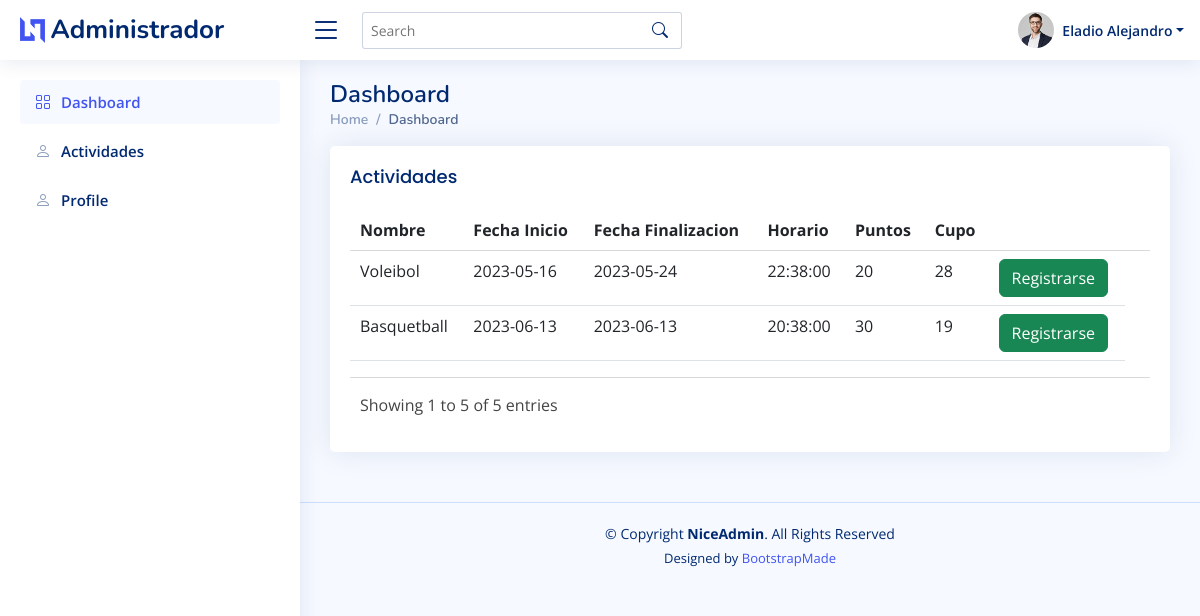
/alumnos/registrarse.php (signed in), run on the app's committed database.
### tables this page shows
CREATE TABLE `alumnos` (
  `id` int(11) NOT NULL,
  `nombres` varchar(200) NOT NULL,
  `apellidos` varchar(200) NOT NULL,
  `correo` varchar(200) NOT NULL,
  `semestre` int(11) NOT NULL,
  `carrera` varchar(200) NOT NULL,
  `contrasena` varchar(200) NOT NULL,
  `puntos` int(11) NOT NULL,
  `imgperfil` varchar(200) NOT NULL
);

CREATE TABLE `actividades` (
  `id_actividad` int(11) NOT NULL,
  `nombre_actividad` varchar(200) NOT NULL,
  `fecha_inicio` date NOT NULL,
  `fecha_finalizacion` date NOT NULL,
  `horario` time NOT NULL,
  `puntos` int(11) NOT NULL,
  `cupo_disponible` int(11) NOT NULL,
  `id_responsable` int(11) NOT NULL,
  `url` varchar(500) NOT NULL
);

### alumnos/registrarse.php (the view, shortened to what this page needs)
<!DOCTYPE html>
<html lang="en">
<head>
    <link href="../assets/vendor/bootstrap/css/bootstrap.min.css" rel="stylesheet">
    <link href="../assets/vendor/bootstrap-icons/bootstrap-icons.css" rel="stylesheet">
    <link href="../assets/vendor/boxicons/css/boxicons.min.css" rel="stylesheet">
    <link href="../assets/vendor/quill/quill.snow.css" rel="stylesheet">
    <link href="../assets/vendor/quill/quill.bubble.css" rel="stylesheet">
    <link href="../assets/vendor/remixicon/remixicon.css" rel="stylesheet">
    <link href="../assets/vendor/simple-datatables/style.css" rel="stylesheet">
    <link href="../assets/css/style.css" rel="stylesheet">
</head>
<body>
    <?php
    @include '../config.php';
    $id_alumno = $_SESSION['id_alumno'];
    $sql = "SELECT id, nombres,apellidos, correo, semestre,carrera,puntos FROM alumnos WHERE id = ?";
    $stmt = $conn->prepare($sql);
    $stmt->bind_param("i", $id_alumno);
    $stmt->execute();
    $stmt->bind_result($id, $nombres, $apellidos, $correo, $semestre, $carrera, $puntos);
    ?>
    <header id="header" class="header fixed-top d-flex align-items-center ">
        <div class="d-flex align-items-center justify-content-between">
            <a href="index.html" class="logo d-flex align-items-center">
                <img src="../assets/img/logo.png" alt="">
                <span class="d-none d-lg-block">Administrador</span>
            </a>
            <i class="bi bi-list toggle-sidebar-btn"></i>
        </div>
        <div class="search-bar">
            <form class="search-form d-flex align-items-center" method="POST" action="#">
                <input type="text" name="query" placeholder="Search" title="Enter search keyword">
                <button type="submit" title="Search"><i class="bi bi-search"></i></button>
            </form>
        </div>
        <nav class="header-nav ms-auto">
            <ul class="d-flex align-items-center">
                <li class="nav-item dropdown pe-3">
                    <a class="nav-link nav-profile d-flex align-items-center pe-0" href="#" data-bs-toggle="dropdown">
                        <img src="../assets/img/profile-img.jpg" alt="Profile" class="rounded-circle">
                        <span class="d-none d-md-block dropdown-toggle ps-2"><?php echo $nombres; ?></span>
                    </a>
                </li>
            </ul>
        </nav>
    </header>
    <aside id="sidebar" class="sidebar">
        <ul class="sidebar-nav" id="sidebar-nav">
            <li class="nav-item">
                <a class="nav-link " href="../admin_page.php">
                    <i class="bi bi-grid"></i>
                    <span>Dashboard</span>
                </a>
            </li>
            <li class="nav-item">
                <a class="nav-link collapsed" href="actividades.php">
                    <i class="bi bi-person"></i>
                    <span>Actividades</span>
                </a>
            </li>
            <li class="nav-item">
                <a class="nav-link collapsed" href="users-profile.html">
                    <i class="bi bi-person"></i>
                    <span>Profile</span>
                </a>
            </li>
        </ul>
    </aside>
    <main id="main" class="main">
        <div class="pagetitle">
            <h1>Dashboard</h1>
            <nav>
                <ol class="breadcrumb">
                    <li class="breadcrumb-item"><a href="login_form.php">Home</a></li>
                    <li class="breadcrumb-item active">Dashboard</li>
                </ol>
            </nav>
        </div>
        <div class="row">
            <div class="col-lg-12">
                <div class="card">
                    <div class="card-body">
                        <h5 class="card-title">Actividades</h5>
                        <div class="datatable-wrapper datatable-loading no-footer sortable searchable fixed-columns">
                            <div class="datatable-container">
                                <table class="table datatable datatable-table">
                                    <thead>
                                        <tr>
                                            <th data-sortable="true"><a href="#">Nombre</a></th>
                                            <th data-sortable="true"><a href="#">Fecha Inicio</a></th>
                                            <th data-sortable="true"><a href="#">Fecha Finalizacion</a></th>
                                            <th data-sortable="true"><a href="#">Horario</a></th>
                                            <th data-sortable="true"><a href="#">Puntos</a></th>
                                            <th data-sortable="true"><a href="#">Cupo</a></th>
                                            <th>&nbsp;</th>
                                            <th>&nbsp;</th>
                                        </tr>
                                    </thead>
                                    <tbody>
                                        <?php
                                        $sql = "SELECT * FROM actividades";
                                        $resultado = mysqli_query($conn, $sql);
                                        foreach ($resultado as $fila) {
                                            echo "<tr>";
                                            echo "<td>" . $fila['nombre_actividad'] . "</td>";
                                            echo "<td>" . $fila['fecha_inicio'] . "</td>";
                                            echo "<td>" . $fila['fecha_finalizacion'] . "</td>";
                                            echo "<td>" . $fila['horario'] . "</td>";
                                            echo "<td>" . $fila['puntos'] . "</td>";
                                            echo "<td>" . $fila['cupo_disponible'] . "</td>";
                                            echo '<td> <a href= "actividadregistro.php?idactividad=' . $fila['id_actividad'] . ' " class="btn btn-success ">Registrarse </a></td>';
                                            echo "</tr>";
                                        }
                                        ?>
                                    </tbody>
                                </table>
                            </div>
                            <div class="datatable-bottom">
                                <div class="datatable-info">Showing 1 to 5 of 5 entries</div>
                            </div>
                        </div>
                    </div>
                </div>
            </div>
        </div>
    </main>
    <footer id="footer" class="footer">
        <div class="copyright">
            &copy; Copyright <strong><span>NiceAdmin</span></strong>. All Rights Reserved
        </div>
        <div class="credits">
            Designed by <a href="https://bootstrapmade.com/">BootstrapMade</a>
        </div>
    </footer>
</body>
</html>

### assets/css/style.css (style rules this page uses)
:root { scroll-behavior: smooth; }
body { font-family: "Open Sans", sans-serif; background: #f6f9ff; color: #444444; }
a { color: #4154f1; text-decoration: none; }
h1, h2, h3, h4, h5, h6 { font-family: "Nunito", sans-serif; }
#main { margin-top: 60px; padding: 20px 30px; transition: all 0.3s; }
.pagetitle { margin-bottom: 10px; }
.pagetitle h1 { font-size: 24px; margin-bottom: 0; font-weight: 600; color: #012970; }
.card { margin-bottom: 30px; border: none; border-radius: 5px; box-shadow: 0px 0 30px rgba(1, 41, 112, 0.1); }
.card-title { padding: 20px 0 15px 0; font-size: 18px; font-weight: 500; color: #012970; font-family: "Poppins", sans-serif; }
.card-body { padding: 0 20px 20px 20px; }
.breadcrumb { font-size: 14px; font-family: "Nunito", sans-serif; color: #899bbd; font-weight: 600; }
.breadcrumb a { color: #899bbd; transition: 0.3s; }
.breadcrumb .breadcrumb-item::before { color: #899bbd; }
.breadcrumb .active { color: #51678f; font-weight: 600; }
.logo { line-height: 1; }
@media (min-width: 1200px) { .logo { width: 280px; } }
.logo img { max-height: 26px; margin-right: 6px; }
.logo span { font-size: 26px; font-weight: 700; color: #012970; font-family: "Nunito", sans-serif; }
.header { transition: all 0.5s; z-index: 997; height: 60px; box-shadow: 0px 2px 20px rgba(1, 41, 112, 0.1); background-color: #fff; padding-left: 20px; }
.header .toggle-sidebar-btn { font-size: 32px; padding-left: 10px; cursor: pointer; color: #012970; }
.header .search-bar { min-width: 360px; padding: 0 20px; }
.header .search-form { width: 100%; }
.header .search-form input { border: 0; font-size: 14px; color: #012970; border: 1px solid rgba(1, 41, 112, 0.2); padding: 7px 38px 7px 8px; border-radius: 3px; transition: 0.3s; width: 100%; }
.header .search-form button { border: 0; padding: 0; margin-left: -30px; background: none; }
.header .search-form button i { color: #012970; }
.header-nav ul { list-style: none; }
.header-nav>ul { margin: 0; padding: 0; }
.header-nav .nav-profile { color: #012970; }
.header-nav .nav-profile img { max-height: 36px; }
.header-nav .nav-profile span { font-size: 14px; font-weight: 600; }
.sidebar { position: fixed; top: 60px; left: 0; bottom: 0; width: 300px; z-index: 996; transition: all 0.3s; padding: 20px; overflow-y: auto; scrollbar-width: thin; scrollbar-color: #aab7cf transparent; box-shadow: 0px 0px 20px rgba(1, 41, 112, 0.1); background-color: #fff; }
@media (min-width: 1200px) { #main, #footer { margin-left: 300px; } }
.sidebar-nav { padding: 0; margin: 0; list-style: none; }
.sidebar-nav li { padding: 0; margin: 0; list-style: none; }
.sidebar-nav .nav-item { margin-bottom: 5px; }
.sidebar-nav .nav-link { display: flex; align-items: center; font-size: 15px; font-weight: 600; color: #4154f1; transition: 0.3; background: #f6f9ff; padding: 10px 15px; border-radius: 4px; }
.sidebar-nav .nav-link i { font-size: 16px; margin-right: 10px; color: #4154f1; }
.sidebar-nav .nav-link.collapsed { color: #012970; background: #fff; }
.sidebar-nav .nav-link.collapsed i { color: #899bbd; }
.footer { padding: 20px 0; font-size: 14px; transition: all 0.3s; border-top: 1px solid #cddfff; }
.footer .copyright { text-align: center; color: #012970; }
.footer .credits { padding-top: 5px; text-align: center; font-size: 13px; color: #012970; }

### data on the page
alumnos: nombres "Eladio Alejandro"
actividades: nombre_actividad "Voleibol", fecha_inicio "2023-05-16", fecha_finalizacion "2023-05-24", horario "22:38:00", puntos "20", cupo_disponible "28"
actividades: nombre_actividad "Basquetball", fecha_inicio "2023-06-13", fecha_finalizacion "2023-06-13", horario "20:38:00", puntos "30", cupo_disponible "19"
